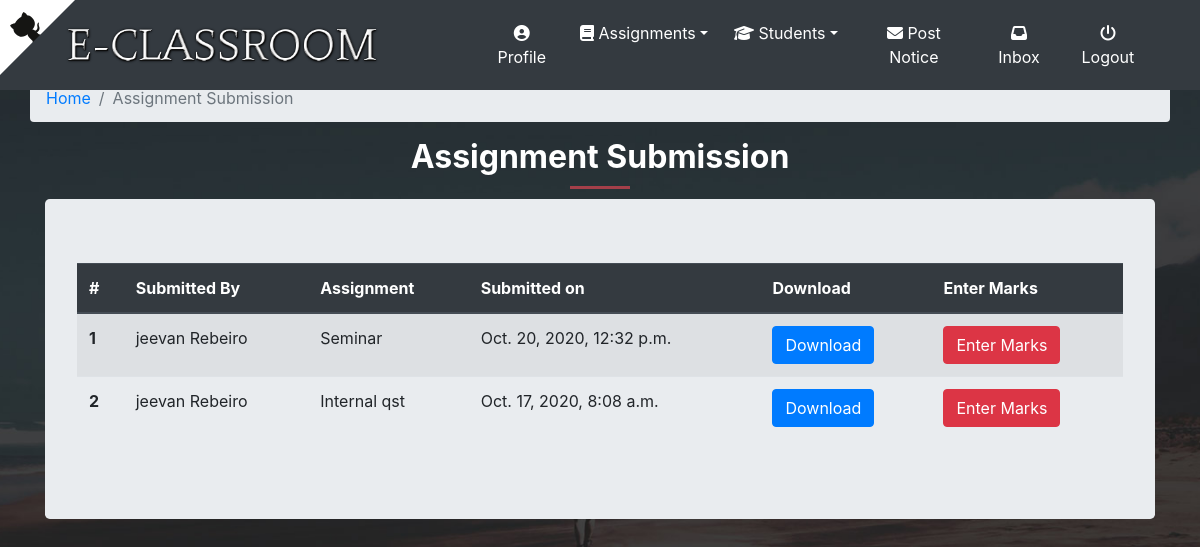
Page /classroom/submit_list/ (signed in) on the committed database.
### classroom/models.py (models this page shows, shortened)
class SubmitAssignment(models.Model):
    student = models.ForeignKey(Student,related_name='student_submit',on_delete=models.CASCADE)
    teacher = models.ForeignKey(Teacher,related_name='teacher_submit',on_delete=models.CASCADE)
    created_at = models.DateTimeField(auto_now=True)
    submitted_assignment = models.ForeignKey(ClassAssignment,related_name='submission_for_assignment',on_delete=models.CASCADE)
    submit = models.FileField(upload_to='Submission')
    class Meta:
        ordering = ['-created_at']

class Student(models.Model):
    user = models.OneToOneField(User,on_delete=models.CASCADE,primary_key=True,related_name='Student')
    name=models.CharField(max_length=250)
    roll_no = models.CharField(max_length=50)
    email = models.EmailField(max_length=254)
    phone = models.IntegerField()
    student_profile_pic = models.ImageField(upload_to="classroom/student_profile_pic",blank=True)
    class Meta:
        ordering = ['roll_no']

class ClassAssignment(models.Model):
    student = models.ManyToManyField(Student,related_name='student_assignment')
    teacher = models.ForeignKey(Teacher,related_name='teacher_assignment',on_delete=models.CASCADE)
    created_at = models.DateTimeField(auto_now=True)
    assignment_name = models.CharField(max_length=250)
    assignment = models.FileField(upload_to='assignments')
    class Meta:
        ordering = ['-created_at']

### classroom/views.py (the view)
@login_required
def submit_list(request):
    teacher = request.user.Teacher
    return render(request,'classroom/submit_list.html',{'teacher':teacher})

### template/classroom/submit_list.html (shortened to what this page needs)
{% extends 'classroom/base.html' %}
{% block content %}
<div class="container ">
		<div class="row">
            <ol class="col-12 breadcrumb">
                <li class="breadcrumb-item"><a href="{% url 'home' %}">Home</a></li>
                <li class="breadcrumb-item active">Assignment Submission</li>
            </ol>
        </div>
       <div class="section-heading">
            <h2>Assignment Submission</h2>
            <div class="line-dec"></div>
          </div>
  <div class="jumbotron">
{% if teacher.teacher_submit.count == 0 %}
  <h2 class="text-dark text-center">No Submissions Yet</h2>
{% else %}
        <div class="row row-content">
            <div class="col-12 col-sm-12">
 <div class="table-responsive">
                    <table class="table table-striped">
    <thead class="thead-dark">
      <tr>
        <th scope="col">#</th>
        <th scope="col">Submitted By</th>
        <th scope="col">Assignment</th>
        <th scope="col">Submitted on</th>
        <th scope="col">Download</th>
        <th scope="col">Enter Marks</th>
      </tr>
    </thead>
    <tbody>
      {% for submission in teacher.teacher_submit.all %}
        <tr>
          <th scope="row">{{ forloop.counter }}</th>
          <td>{{ submission.student.name }}</td>
          <td>{{ submission.submitted_assignment.assignment_name }}</td>
          <td>{{ submission.created_at }}</td>
          <td><a href="{{ submission.submit.url }}" class="btn btn-primary" target="_blank">Download</a></td>
          <td> <a class="btn btn-danger"  href="{% url 'classroom:enter_marks' pk=submission.student.pk %}">Enter Marks</a> </td>
        </tr>
      {% endfor %}
    </tbody>
  </table>
{% endif %}
</div>
</div>
</div>
</div>
</div>
{% endblock %}

### static/css/base.css (style rules this page uses)
.active { display: block; }
.section-heading { text-align: center; }
.section-heading h2 { font-size: 32px; font-weight: 700; color: #fff; }
.section-heading .line-dec { width: 60px; height: 3px; background-color: #a43f49; margin: 10px auto; }
.bg { height: 100%; background-attachment: fixed; background-position: center; background-repeat: no-repeat; background-size: cover; }

### rows in the picture
SubmitAssignment: student.name "jeevan Rebeiro", submitted_assignment.assignment_name "Seminar", created_at "Oct. 20, 2020, 12:32 p.m."
SubmitAssignment: student.name "jeevan Rebeiro", submitted_assignment.assignment_name "Internal qst", created_at "Oct. 17, 2020, 8:08 a.m."
